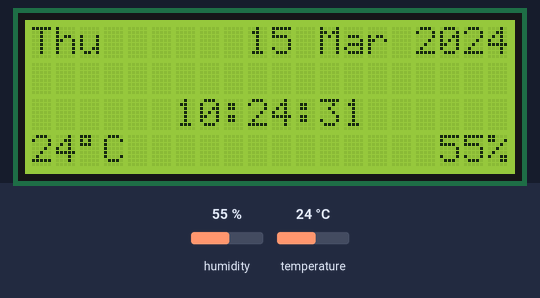
Bench run of a sketch on a simulated Arduino Pro Mini, built with avr-gcc and run on an emulated ATmega328P. On the bench: 20×4 character LCD. Wiring (inferred from the names in the program): DHT11 sensor: data pin 9. Inputs (shaded band) come from the test bench; at power-on: humidity 55 %, temperature 24 °C. The local clock reads 2024-03-15 10:24:30 at power-on unless the sketch sets it.

Above: at 1.2 s.
1.3 s: humidity set to 22 %
At 2.8 s:
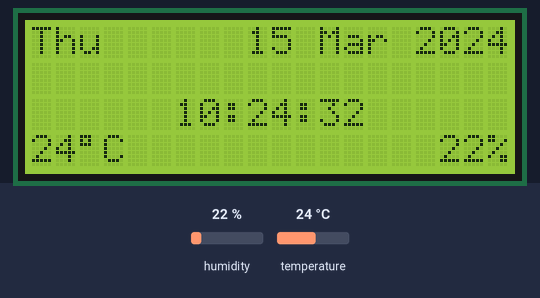
4.3 s: temperature set to 12 °C
At 5.5 s:
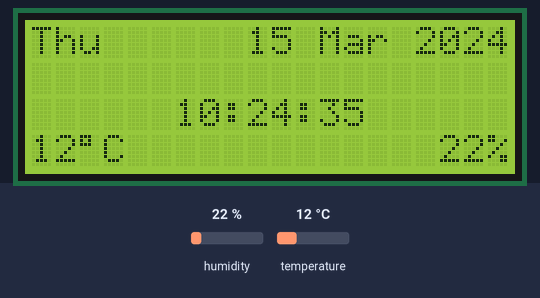
7.3 s: humidity set to 40 %
At 8.8 s:
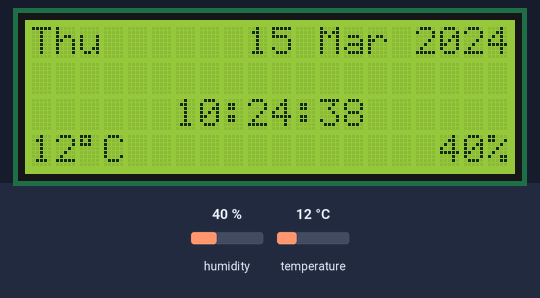
10.3 s: temperature set to 19 °C
At 11.8 s:
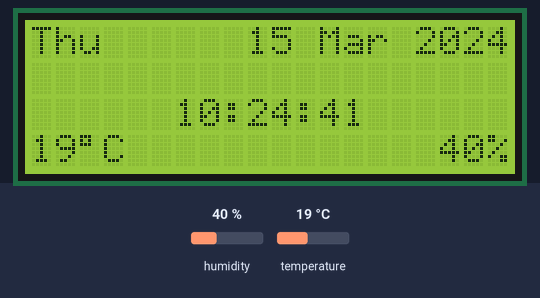
Timing chart, 0 to 13.3 s (numbered marks = the images above; inputs shaded):
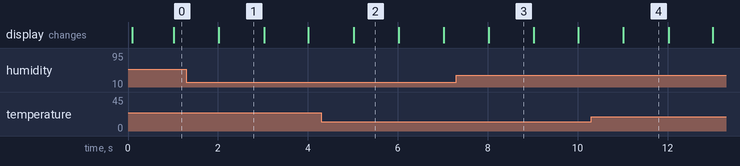

The sketch:

time_ds1307_lcd_2004_v2.ino
```cpp
// (licence header left out)
#include <LiquidCrystal.h>

LiquidCrystal display(12, 11, 5, 4, 3, 2);

#define BUTTON_OK_PIN 8
#define BUTTON_NEXT_PIN 7
#define BUTTON_PREV_PIN 6

#include "Wire.h"
#include "RTClib.h"
RTC_DS1307 rtc;

#include "dht.h"
dht DHT;

#define DHT11_PIN 9


const char hello_str[] PROGMEM = "доброї ночі\rдоброго ранку\rдоброго дня\rдоброго вечора";

const char month[][4] = {
  "Jan", "Feb", "Mar", "Apr", "May", "Jun", "Jul", "Aug", "Sep", "Oct", "Nov", "Dec"
};

const char days[][4] = {
  "Sun", "Mon", "Tue", "Wed", "Wed", "Thu", "Fri", "Sat"
};

enum scr { TIME, MENU, SETTINGS, CONTRAST, RESET };

scr cur_scr = TIME;
boolean scr_upd = false;

boolean ok_upd = false;
boolean next_upd = false;
#ifdef BUTTON_PREV_PIN
boolean prev_upd = false;
#endif


byte contrast_val = 60;


typedef struct menu {
  char str[29];
  void(* action)(void);
};

void cancel(){
  cur_scr = TIME;
  scr_upd = true;
}

void settings(){
  cur_scr = SETTINGS;
  scr_upd = true;
}

void reset(){
  cur_scr = RESET;
  scr_upd = true;
}

void back(){
  cur_scr = MENU;
  scr_upd = true;
}

void apply(){
  cur_scr = TIME;
  scr_upd = true;
}

void contrast(){
  cur_scr = CONTRAST;
  scr_upd = true;
}

void contrast_inc(){
  if (contrast_val < 75){
    contrast_val++;
  }
  //lcd.setContrast(contrast_val);
}

void contrast_dec(){
  if (contrast_val > 48){
    contrast_val--;
  }
  //lcd.setContrast(contrast_val);
}

const menu menu_items[] PROGMEM = {
  { "Скасувати", cancel },
  { "Параметри", settings },
  { "Скинути", reset },
  { "", NULL },
};

const menu submenu_items[] PROGMEM = {
  { "Скасувати", back },
  { "Підтвердити", apply },
  { "", NULL },
};

const menu settings_items[] PROGMEM = {
  { "Скасувати", back },
  { "Контраст", contrast },
  { "", NULL },
};

const menu contrast_items[] PROGMEM = {
  { "Більше", contrast_inc },
  { "Меньше", contrast_dec },
  { "Підтвердити", apply },
  { "", NULL },
};


void setup() {
  // Инициализация дисплея
  display.begin(20, 4);
  display.clear();

  // Инициализация кнопок
  pinMode(BUTTON_OK_PIN, INPUT_PULLUP);
  pinMode(BUTTON_NEXT_PIN, INPUT_PULLUP);
  #ifdef BUTTON_PREV_PIN
  pinMode(BUTTON_PREV_PIN, INPUT_PULLUP);
  #endif

  // Инициализация календаря
  #ifdef AVR
    Wire.begin();
  #else
    Wire1.begin();
  #endif
  rtc.begin();
}
void show_time(boolean full_scr = true) {
  static unsigned long prev_time = 0;
  DateTime now = rtc.now();
  if (!scr_upd && prev_time == now.secondstime()){
    return;
  }
  prev_time = now.secondstime();
  if (scr_upd){
    display.clear();
  }

  char suf[3]{223, 'C'};
  char buffer[12];
  buffer[11] = 0;

  sprintf(buffer, "%s", days[now.dayOfWeek()]);
  display.setCursor(0, 0);
  display.print(buffer);

  sprintf(buffer, "%02d %s %04d", now.day(), month[now.month() - 1], now.year());
  display.setCursor(9, 0);
  display.print(buffer);

  sprintf(buffer, " %02d:%02d:%02d", now.hour(), now.minute(), now.second());
  display.setCursor(5, 2);
  display.print(buffer);

  // Температура
  dtostrf(DHT.temperature, 2, 0, buffer);
  sprintf(buffer, "% 2s%s", buffer, suf);
  display.setCursor(0, 3);
  display.print(buffer);

  // Влажность
  dtostrf(DHT.humidity, 2, 0, buffer);
  sprintf(buffer, "% 2s%%", buffer);
  display.setCursor(17, 3);
  display.print(buffer);
}
/*
void show_time(boolean full_scr = true) {
  static unsigned long prev_time = 0;
  DateTime now = rtc.now();
  if (!scr_upd && prev_time == now.secondstime()){
    return;
  }
  prev_time = now.secondstime();
  if (scr_upd){
    display.clear();
  }
  display.print(now.day(), -13, 0, 2);
  display.init(F("січня    \rлютого   \rберезня  \rквітня   \rтравня   \rчервня   \rлипня    \rсерпня   \rвересня  \rжовтня   \rлистопада\rгрудня   "));
  display.printn(now.month() - 1, 3, 0);

  char buffer[9];
  buffer[8] = 0;

  display.init(F("неділя\rпонеділок\rвівторок\rсереда\rчетвер\rп'ятниця\rсубота"));
  if (full_scr){
    display.printn(now.dayOfWeek(), -1, 1, 9);
  }else{
    display.printn(now.dayOfWeek(), 0, 1);

    sprintf(buffer, "%d", now.year());
    display.print(buffer, -1, 1);
  }

  sprintf(buffer, "%02d:%02d:%02d", now.hour(), now.minute(), now.second());
  if (full_scr){
    display.print(buffer, 0, 3, display.scr_width);

    display.init((__FlashStringHelper*) hello_str);
    display.printn(((now.hour() + 1) % 24) / 6, 0, 5, display.scr_width);
    scr_upd = false;
  }else{
    display.print(buffer, -1, 2);
  }
}

void show_menu(const struct menu *cur_menu, boolean on_top = true){
  static byte cur_pos = 0;
  static byte cur_size = 0;

  if (ok_upd){
    ok_upd = false;
    // Выполняем пункт меню
    ((void (*)()) pgm_read_ptr_near(&cur_menu[cur_pos].action))();
    return;
  }

  if (
    !scr_upd &&
    #ifdef BUTTON_PREV_PIN
    !prev_upd &&
    #endif
    !next_upd
  ){
    return;
  }

  if (scr_upd){
    // Печатаем меню
    if (on_top){
      display.clear();
    }
    cur_pos = 0;
    for (
      cur_size = 0;
      (char) pgm_read_byte_near(&cur_menu[cur_size].str);
      cur_size++
    );
    for (
      byte pos = 0;
      pos < cur_size;
      pos++
    ){
      display.print(
        (__FlashStringHelper*) &cur_menu[pos].str,
        3,
        on_top ? pos : display.scr_height - cur_size + pos
      );
    }
  }

  if (        // Если нажата кнопка NEXT
    next_upd &&
    ++cur_pos == cur_size
  ){
    cur_pos = 0;
  #ifdef BUTTON_PREV_PIN
  }else if (  // Если нажата кнопка PREV
    prev_upd &&
    --cur_pos == 255
  ){
    cur_pos = cur_size - 1;
  #endif
  }

  if (
    !scr_upd &&
    #ifdef BUTTON_PREV_PIN
    !prev_upd &&
    #endif
    !next_upd
  ){
    return;
  }
  // Обновляем курсор меню
  for (byte pos = 0; pos < cur_size; pos++){
    display.print(
      pos == cur_pos ? F("=>\n") : F("  \n"),
      0,
      on_top ? pos : display.scr_height - cur_size + pos
    );
  }
  scr_upd = false;
  next_upd = false;
  #ifdef BUTTON_PREV_PIN
  prev_upd = false;
  #endif
}

void show_contrast(){
  static boolean prev_contrast = 0;
  if (!scr_upd && prev_contrast == contrast_val){
    return;
  }
  prev_contrast = contrast_val;
  char buffer[4];
  buffer[3] = 0;
  sprintf(buffer, "%d%%", contrast_val);
  display.print(buffer, 0, 2);
}*/

void loop(){
  DHT.read11(DHT11_PIN);

  static boolean btn_ok = false;
  static boolean btn_next = false;
  #ifdef BUTTON_PREV_PIN
  static boolean btn_prev = false;
  #endif

  show_time();

  // Текущий экран
  /*switch (cur_scr){
    case TIME:
      show_time();
      break;
    case MENU:
      show_menu(menu_items);
      break;
    case RESET:
      show_menu(submenu_items);
      break;
    case SETTINGS:
      show_menu(settings_items);
      break;
    case CONTRAST:
      show_time(false);
      show_contrast();
      show_menu(contrast_items, false);
      break;
  }
  // Если OK был keydown стал keyup
  if (!digitalRead(BUTTON_OK_PIN)){
    switch (cur_scr){
      case CONTRAST:
        ok_upd = true;
        delay(150);
        break;
      case TIME:
        break;
      default:
        btn_ok = true;
    }
  }else if (btn_ok && digitalRead(BUTTON_OK_PIN)){
    switch (cur_scr){
      default:
        ok_upd = true;
    }
    btn_ok = false;
  }
  // Если NEXT был keydown стал keyup
  if (!digitalRead(BUTTON_NEXT_PIN)){
    switch (cur_scr){
      default:
        btn_next = true;
    }
  }else if (btn_next && digitalRead(BUTTON_NEXT_PIN)){
    switch (cur_scr){
      case TIME:
        cur_scr = MENU;
        scr_upd = true;
        break;
      default:
        next_upd = true;
    }
    btn_next = false;
  }
  #ifdef BUTTON_PREV_PIN
  // Если PREV был keydown стал keyup
  if (!digitalRead(BUTTON_PREV_PIN)){
    switch (cur_scr){
      case TIME:
        break;
      default:
        btn_prev = true;
    }
  }else if (btn_prev && digitalRead(BUTTON_PREV_PIN)){
    switch (cur_scr){
      default:
        prev_upd = true;
    }
    btn_prev = false;
  }
  #endif*/
}
```
